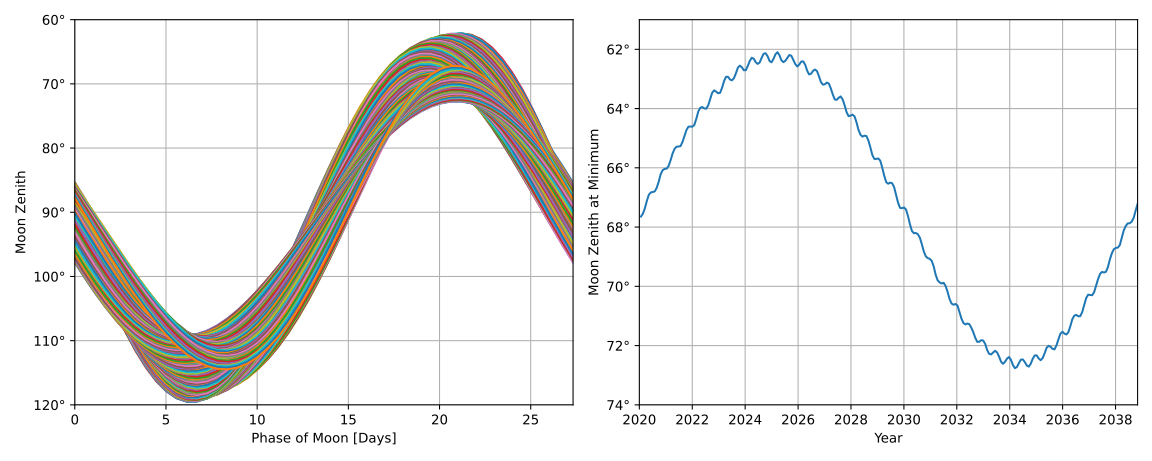

Write the Python code that produced this figure.
#!/usr/bin/env python

import warnings

import numpy as np
import pylab as plt
from astropy.coordinates import get_moon
from astropy.time import Time
from astropy.units import day
from matplotlib.dates import DateFormatter, YearLocator
from matplotlib.ticker import FormatStrFormatter

from i3astropy import I3Dir

warnings.simplefilter("ignore")

t0 = Time("2020-01-02 00:00")
T = 27.322
N_PERIODS = 252
toff = np.linspace(0, T, 50)

fig1, (ax1, ax2) = plt.subplots(1, 2, figsize=[12, 4.8])
min_t = []
min_zenith = []
min_dir = []

for i in range(N_PERIODS):
    t1 = t0 + i * T * day
    zenith = get_moon(t1 + toff * day).transform_to(I3Dir()).zen.degree
    # zenith = np.full(len(toff), 66)
    ax1.plot(toff, zenith)
    imin = np.argmin(zenith)
    min_t.append(t1 + toff[imin] * day)
    min_zenith.append(zenith[imin])
    print("{:03}".format(i), min_t[-1], min_zenith[-1])

ax1.set_xlabel("Phase of Moon [Days]")
ax1.set_xlim(0, T)
ax1.set_ylim(120, 60)
ax1.set_ylabel("Moon Zenith")
ax1.yaxis.set_major_formatter(FormatStrFormatter("%d\u00b0"))
ax1.grid()

min_t = Time(min_t)
ax2.plot(min_t.plot_date, min_zenith)

ax2.xaxis.set_major_formatter(DateFormatter("%Y"))
ax2.xaxis.set_major_locator(YearLocator(2))
ax2.set_xlim(Time("2020-01-01 00:00").plot_date, min_t[-1].plot_date)
ax2.set_xlabel("Year")
ax2.set_ylim(74, 61)
ax2.set_ylabel("Moon Zenith at Minimum")
ax2.yaxis.set_major_formatter(FormatStrFormatter("%d\u00b0"))
ax2.grid()

fig1.tight_layout()
plt.show()
